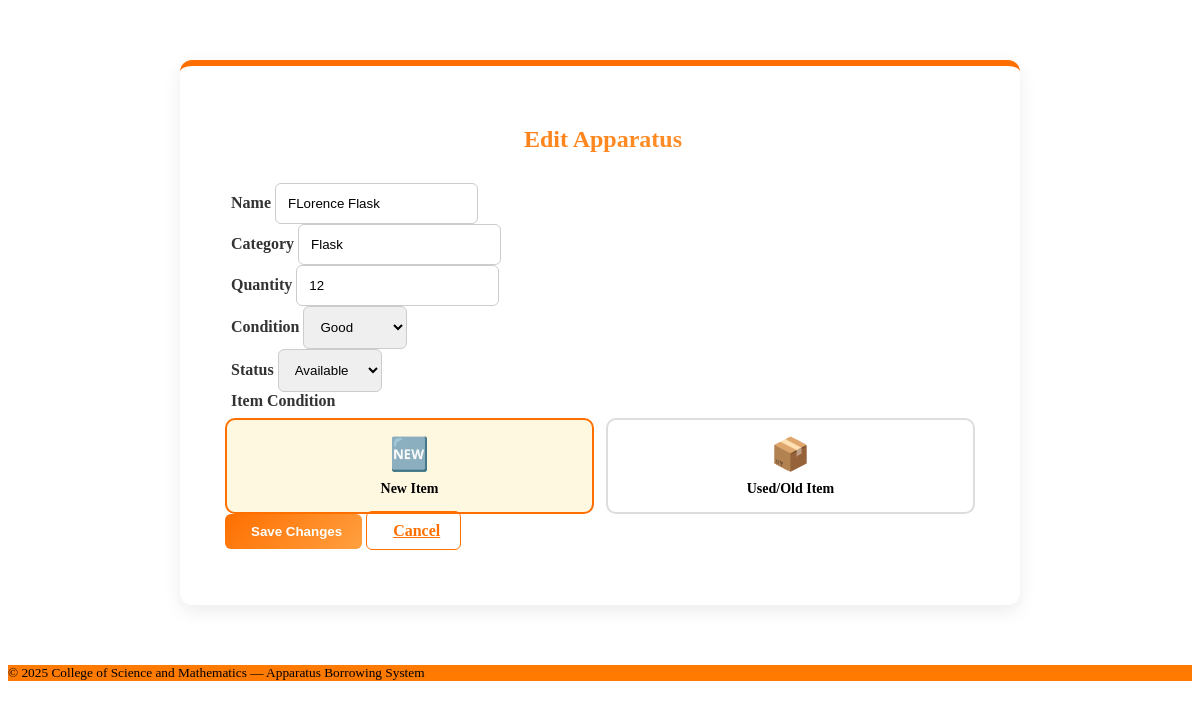
The app's page /manage_inventory_edit.php?id=19 with its own data.
### tables this page shows
CREATE TABLE `apparatus` (
  `apparatus_id` int(11) NOT NULL,
  `name` varchar(100) NOT NULL,
  `category` varchar(50) DEFAULT NULL,
  `quantity` int(11) DEFAULT 0,
  `condition` varchar(50) NOT NULL DEFAULT 'Good',
  `description` text DEFAULT NULL,
  `status` enum('Available','Borrowed','Damaged','Maintenance') DEFAULT 'Available',
  `item_condition` enum('new','old') NOT NULL DEFAULT 'new' COMMENT 'Indicates whether the apparatus is new or used/old'
);

### manage_inventory_edit.php (the view, shortened to what this page needs)
<?php
require_once 'includes/db.php';
$id = intval($_GET['id'] ?? 0);
$result = $conn->query("SELECT * FROM apparatus WHERE apparatus_id = $id");
$row = $result->fetch_assoc();
?>
<div class="form-container">
    <h2><i class="bi bi-pencil-square"></i> Edit Apparatus</h2>
    <form method="POST" class="row g-3">
        <div class="col-md-6">
            <label class="form-label"><i class="bi bi-journal-text"></i> Name</label>
            <input type="text" name="name" class="form-control"
                   value="<?= htmlspecialchars($row['name']); ?>" required>
        </div>
        <div class="col-md-6">
            <label class="form-label"><i class="bi bi-tags"></i> Category</label>
            <input type="text" name="category" class="form-control"
                   value="<?= htmlspecialchars($row['category']); ?>" required>
        </div>
        <div class="col-md-6">
            <label class="form-label"><i class="bi bi-hash"></i> Quantity</label>
            <input type="number" name="quantity" class="form-control" min="1"
                   value="<?= htmlspecialchars($row['quantity']); ?>" required>
        </div>
        <div class="col-md-6">
            <label class="form-label"><i class="bi bi-tools"></i> Condition</label>
            <select name="condition" class="form-select" required>
                <option value="Good" <?= ($row['condition'] === 'Good') ? 'selected' : ''; ?>>Good</option>
            </select>
        </div>
        <div class="col-md-6">
            <label class="form-label"><i class="bi bi-info-circle"></i> Status</label>
            <select name="status" class="form-select" required>
                <option value="Available" <?= ($row['status'] === 'Available') ? 'selected' : ''; ?>>Available</option>
            </select>
        </div>
        <div class="col-12">
            <label class="form-label"><i class="bi bi-box"></i> Item Condition</label>
            <div class="condition-pills">
                <div class="condition-pill <?= ($row['item_condition'] === 'new') ? 'selected' : ''; ?>" onclick="selectCondition('new')">
                    <label for="condition_new">
                        <span class="icon">🆕</span>
                        <span class="label">New Item</span>
                    </label>
                </div>
                <div class="condition-pill <?= ($row['item_condition'] === 'old') ? 'selected' : ''; ?>" onclick="selectCondition('old')">
                    <label for="condition_old">
                        <span class="icon">📦</span>
                        <span class="label">Used/Old Item</span>
                    </label>
                </div>
            </div>
        </div>
        <div class="col-12 text-center mt-4">
            <button type="submit" class="btn btn-orange px-4 me-2">
                <i class="bi bi-save"></i> Save Changes
            </button>
            <a href="manage_inventory.php" class="btn btn-outline-secondary px-4">
                <i class="bi bi-x-circle"></i> Cancel
            </a>
        </div>
    </form>
</div>
<?php require_once 'includes/footer.php'; ?>

### manage_inventory_edit.php (style rules this page uses)
.form-container { max-width: 750px; margin: 60px auto; background: #fff; border-radius: 12px; box-shadow: 0 6px 18px rgba(0,0,0,0.08); padding: 40px 45px; border-top: 6px solid #FF6F00; }
.form-container h2 { text-align: center; background: linear-gradient(135deg, #FF6F00, #FFA040); -webkit-background-clip: text; -webkit-text-fill-color: transparent; font-weight: 700; margin-bottom: 30px; }
label.form-label { font-weight: 600; color: #333; }
.form-control, .form-select { padding: 12px; border-radius: 6px; border: 1px solid #ccc; transition: border-color 0.3s; }
.btn { padding: 10px 20px; font-weight: 600; border-radius: 6px; transition: all 0.3s; }
.btn-orange { background: linear-gradient(135deg, #FF6F00, #FFA040); border: none; color: #fff; }
.btn-outline-secondary { border: 1px solid #FF6F00; color: #FF6F00; transition: all 0.3s; }
.condition-pills { display: flex; gap: 12px; margin-top: 8px; }
.condition-pill { flex: 1; padding: 15px; border: 2px solid #ddd; border-radius: 10px; cursor: pointer; transition: all 0.3s; text-align: center; }
.condition-pill.selected { border-color: #FF6F00; background: #fff8e1; }
.condition-pill .icon { font-size: 32px; display: block; margin-bottom: 8px; }
.condition-pill .label { font-weight: 600; font-size: 14px; }

### records on screen
apparatus: name "FLorence Flask", category "Flask", quantity "12", condition "Good", status "Available"
